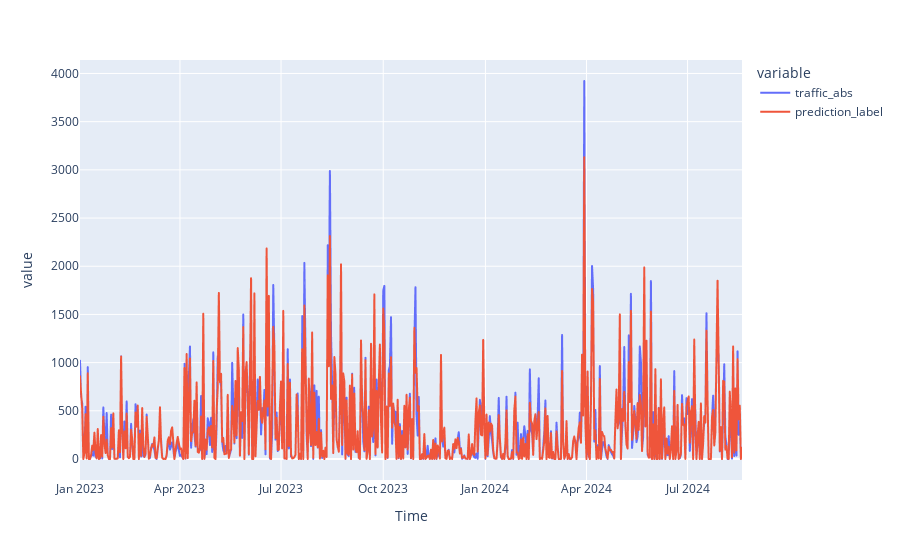

Source (notebook cell):
### Code cell
daily_prediction_comparison = predictions_vs_real.resample("1d").sum()
daily_prediction_comparison["mae"] = abs(daily_prediction_comparison["traffic_abs"] - daily_prediction_comparison["prediction_label"])

print(f"The MAE on a daily basis is {daily_prediction_comparison.mae.mean()}.")
px.line(daily_prediction_comparison[["traffic_abs", "prediction_label"]])

### Figure 1 — Plotly figure (JSON) as saved in the notebook; plotly's stock layout.template omitted (floating-point values rounded to 4 significant figures; data arrays with more than 128 entries replaced by an {"elided": "..."} marker saying what was removed)
{"data": [{"hovertemplate": "variable=traffic_abs<br>Time=%{x}<br>value=%{y}<extra></extra>", "legendgroup": "traffic_abs", "line": {"color": "#636efa", "dash": "solid"}, "marker": {"symbol": "circle"}, "mode": "lines", "name": "traffic_abs", "showlegend": true, "type": "scattergl", "x": {"elided": "597 str values"}, "xaxis": "x", "y": {"elided": "597 int values"}, "yaxis": "y"}, {"hovertemplate": "variable=prediction_label<br>Time=%{x}<br>value=%{y}<extra></extra>", "legendgroup": "prediction_label", "line": {"color": "#EF553B", "dash": "solid"}, "marker": {"symbol": "circle"}, "mode": "lines", "name": "prediction_label", "showlegend": true, "type": "scattergl", "x": {"elided": "597 str values"}, "xaxis": "x", "y": {"elided": "597 float values"}, "yaxis": "y"}], "layout": {"legend": {"title": {"text": "variable"}, "tracegroupgap": 0}, "margin": {"t": 60}, "xaxis": {"anchor": "y", "domain": [0, 1], "title": {"text": "Time"}}, "yaxis": {"anchor": "x", "domain": [0, 1], "title": {"text": "value"}}}}
